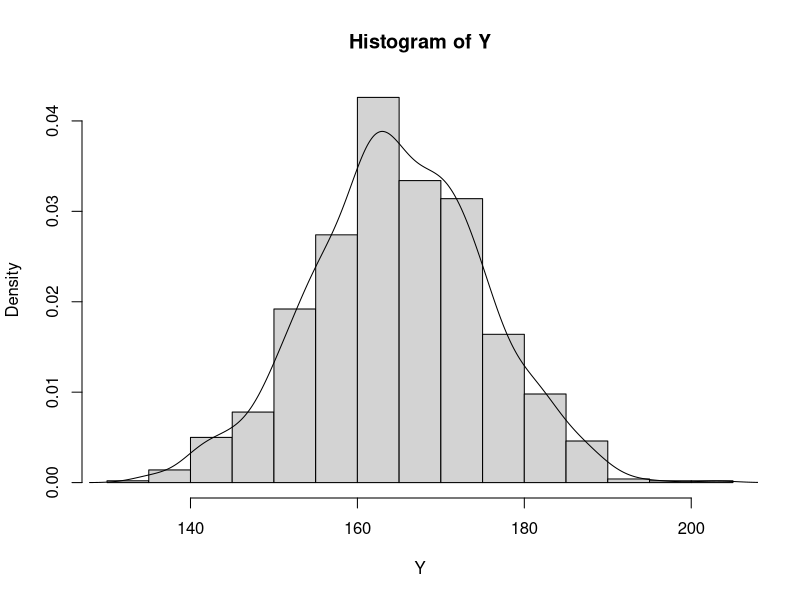
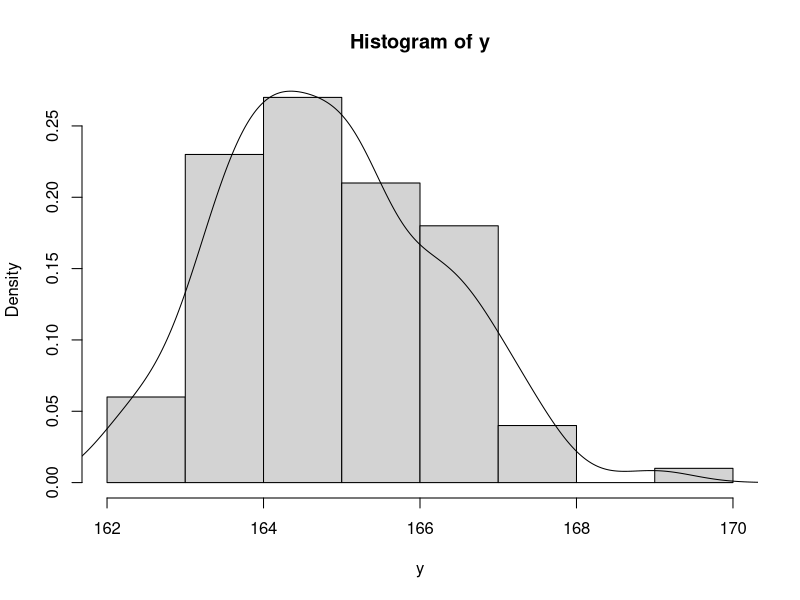

Write R code to recreate these figures, in order.

#1. Generamos una población ficticia de tamaño N=1000
# Variable Y: talla en cm. Suponemos E(Y)=165, SD=10

set.seed(1) #para generar siempre los mismos números
Y<-rnorm(1000,165,10)
hist(Y,prob=TRUE)
lines(density(Y))

#2. Dos muestras diferentes de tamaño 50

y1<-sample(Y,size=50)
y2<-sample(Y,size=50)

#3. Para cada muestra calcule la media y la desviación estándar

mean(y1)
sd(y1)

mean(y2)
sd(y2)


#4. Tomamos 100 muestras diferentes de tamaño 50 y calculamos el promedio en cada muestra

y<-numeric(100)
for(i in 1:100){
  ys<-sample(Y,size=50)
  y[i]<-mean(ys)
}
mean(y)
hist(y,prob=TRUE)
lines(density(y))

